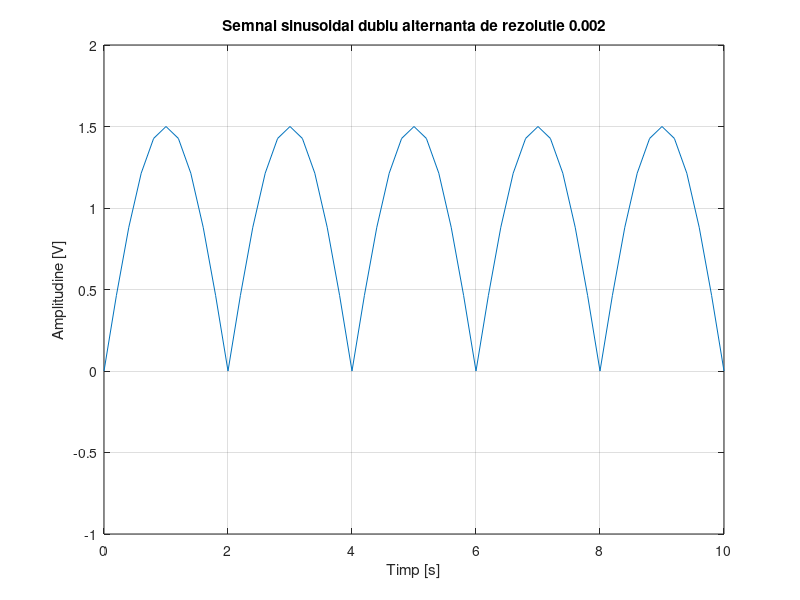

Write MATLAB code to recreate this figure.
f=0.25
t=0:0.2:10;
A=1.5;
y=abs(A*sin(2*pi*0.25*t));
plot(t,y), grid;
axis([0,10,-1,2])
title('Semnal sinusoidal dublu alternanta de rezolutie 0.002')
xlabel('Timp [s]')
ylabel('Amplitudine [V]')